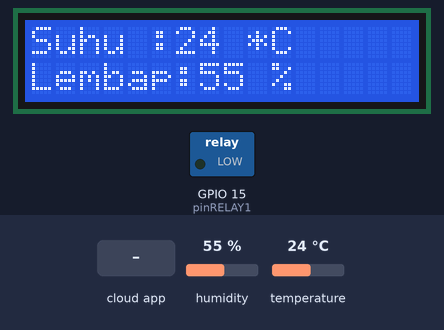
Recording of a sketch running on a simulated ESP32. Shown: 16×2 character LCD, switched loads named in the sketch (green lamp = pin HIGH). The test bench sets the inputs (shaded band); at power-on: humidity 55 %, temperature 24 °C. WiFi joins after 1.5 s; servers stay silent unless stated; the Firebase database answers and starts empty; what the sketch prints to the serial monitor is not drawn.

Above: at 4.7 s.
4.8 s: the phone or cloud app sets relay1 to 1
At 9.7 s:
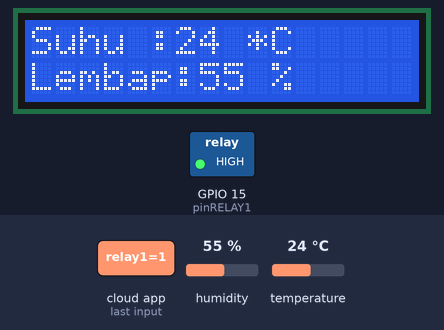
14.5 s: humidity set to 22 %
At 18.1 s:
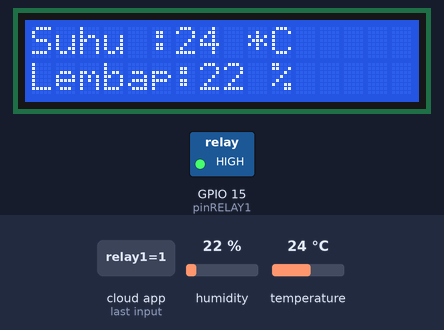
23.6 s: temperature set to 12 °C
At 28.4 s:
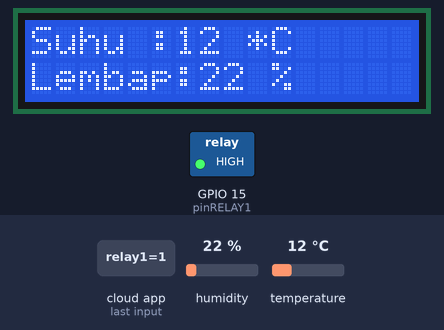
32.9 s: humidity set to 40 %
At 37.6 s:
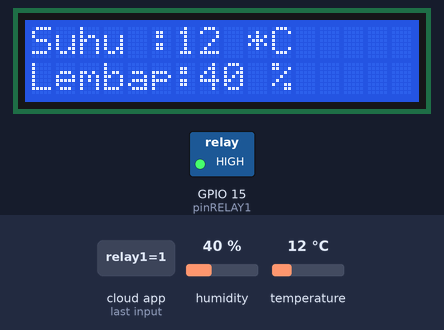
42.2 s: the phone or cloud app sets relay1 to 0
At 46.7 s:
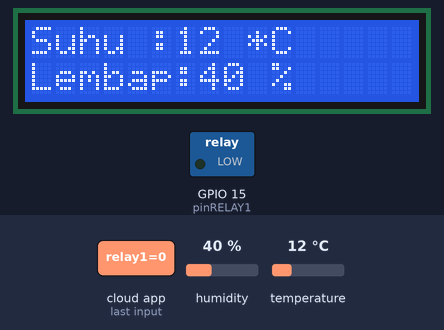
51.6 s: temperature set to 19 °C
At 55.8 s:
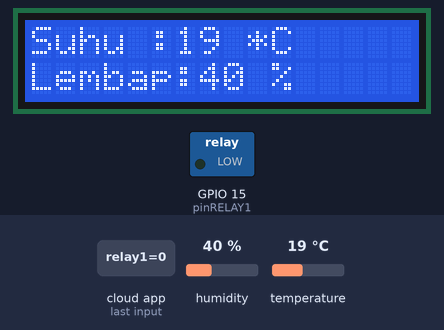
Timing chart, 0 to 57.3 s (numbered marks = the images above; inputs shaded):
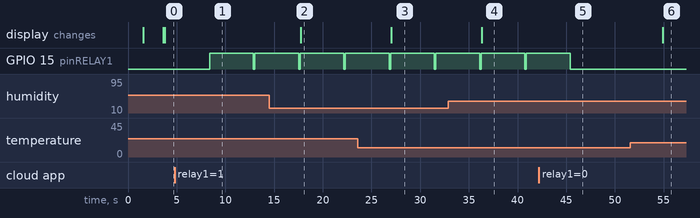

Measured:
- after the input at 4.8 s, GPIO 15 (pinRELAY1): LOW → HIGH after 3.6 s, → LOW 4.5 s later, → HIGH 0.15 s later
- after the input at 14.5 s, the display: changes after 3.2 s (image 2)
- after the input at 23.6 s, the display: changes after 3.4 s (image 3)
- after the input at 32.9 s, the display: changes after 3.4 s (image 4)
- after the input at 42.2 s, GPIO 15 (pinRELAY1): goes on until 45.4 s, then stays LOW
- after the input at 51.6 s, the display: changes after 3.3 s (image 6)

The sketch:

monitoring_system_and_control_smart_farming.ino
```cpp
//#include <Firebase_ESP_Client.h>
#include <FirebaseESP32.h>
//library sensor dht 11
#include <DHT.h>
// seting pin 5
DHT dht(5, DHT11);

//lcd
#include <Wire.h>
#include <LiquidCrystal_I2C.h>
LiquidCrystal_I2C lcd(0x27, 16, 2);// sda scl pin
//status relay dan seting pin relay
String status_relay1 = "";
#define pinRELAY1 15 // seting pin relay 15
//token
#include "addons/TokenHelper.h"
#include "addons/RTDBHelper.h"
//wifi
#define WIFI_SSID "Suhendro" //ssid wifi
#define WIFI_PASSWORD "12345677" // password
// deklarasi firebase
#define FIREBASE_HOST "database-pestisida-default-rtdb.firebaseio.com"   // host akun
#define FIREBASE_AUTH "z********BEVMI4GSgQOeJeggvaRC" //autentifikasi
#define API_KEY "AIzaSyCyEM9*********H3A6_4-cNyUrpI9jFws"  // api KEY
#define DATABASE_URL "https://database-pestisida-default-rtdb.firebaseio.com/"  //URL frebase
//data firebase
FirebaseData fbdo;  //firebase data relay
FirebaseData firebaseData; //firebase data dht 11
//FirebaseData firebasedata; <<opsi  jika Board ESP 8266
FirebaseAuth auth; // run auth
FirebaseConfig config;// set configurasi
FirebaseJson json;  // run json library

//time send data
unsigned long sendDataPrevMillis = 0; // set time delay firebase
int count = 0;
bool signupOK = false; // bolean true or false

void setup() {
Serial.begin(115200);// print serial
dht.begin(); // run dht
lcd.begin(); // run lcd
//pin Relay
pinMode(pinRELAY1, OUTPUT); //seting pin relay output
//pinMode(relay2, OUTPUT);

//wifi begin
    WiFi.begin(WIFI_SSID, WIFI_PASSWORD);
    Serial.print("Connecting to Wi-Fi");
    while (WiFi.status() != WL_CONNECTED) {
      Serial.print(".");
      delay(300);
    }
Serial.println();
Serial.print("Connected with IP: ");
Serial.println(WiFi.localIP());
Serial.println();
// cal firebase auth reconnected
config.api_key = API_KEY;
config.database_url = DATABASE_URL;
    //is jika selesai
    if (Firebase.signUp(&config, &auth, "", "")) {
      Serial.println("ok");
          signupOK = true;
        }
        else {
              Serial.printf("%s\n", config.signer.signupError.message.c_str());}

config.token_status_callback = tokenStatusCallback;
Firebase.begin(&config, &auth);
Firebase.reconnectWiFi(true);
//set lcd
  lcd.setCursor(0,0);
  lcd.print("   Temperature");
  lcd.setCursor(0,1);
  lcd.print("     Monitor");
  delay(2000);
  lcd.clear();
}

void RLY1() {
    if (Firebase.getString(firebaseData, "relay1")) {
    if (firebaseData.dataType() == "string") {
    status_relay1 = firebaseData.stringData();
    Serial.print("Stat Relay 1:"); Serial.print(status_relay1); Serial.print("  ");  //<<<<<<<<<<<<<<< relay 1
       if (status_relay1 == "1") {
         digitalWrite (pinRELAY1, 1);
         Serial.println("RELAY ON");
         }
           else if (status_relay1 == "0") {
           digitalWrite (pinRELAY1, 0);
           Serial.println("RELAY OFF");
      }
    }
  }
}
void loop() {
RLY1();
int t = dht.readTemperature(); //<<<<<< baca suhu
const int h = dht.readHumidity(); //<<<<<< baca kelembapan

//MoistureValue = analogRead(sensorMoisture); /// <<<<<<<<< jika tambah sensor tanah
String temp = (String)t + " *C";
String humi = (String)h + " %";
//String moist =(String)MoistureValue;  // set string

//to lcd
  lcd.setCursor(0,0);
  lcd.print ("Suhu :");
  lcd.print(temp);
 //<<<<<<<<<<<<<<<<<<<<<<<<<<<<< lopping lcd
  lcd.setCursor(0,1);
  lcd.print ("Lembap:");
  lcd.print(humi);


if (Firebase.ready() && signupOK && (millis() - sendDataPrevMillis > 500 || sendDataPrevMillis == 0)) {
    sendDataPrevMillis = millis();
    // menulis data suhu dari DHT11 ke firebase
    if (Firebase.RTDB.setString(&fbdo, "/temperature", temp)) {
      Serial.println("PASSED");
      Serial.println("PATH: " + fbdo.dataPath());
      Serial.println("TYPE: " + fbdo.dataType());
      delay(2000);
    }
    else {
      Serial.println("FAILED");
      Serial.println("REASON: " + fbdo.errorReason());
    }

    // menulis data kelembaban dari DHT11 ke firebase
    if (Firebase.RTDB.setString(&fbdo, "/humidity", humi)) {
      Serial.println("PASSED");
      Serial.println("PATH: " + fbdo.dataPath());
      Serial.println("TYPE: " + fbdo.dataType());
      delay(2000);
    }
    else {
      Serial.println("FAILED");
      Serial.println("REASON: " + fbdo.errorReason());
    }
        count++;
}
//float kondisi_normal=(dht.readTemperature(28));  <<<
//float kondisi_dingin=(dht.readTemperature(24));<<<

float kondisi_normal= (t>=27);
float kondisi_dingin=(t<=26); //<<<<<<<<<<<<<<<<<<<<<<< kondisi (notifikasi kondisi suhu)
String normal= (String)kondisi_normal;
String dingin=(String)kondisi_dingin;

    if (t>=30){
      (Firebase.RTDB.setString(&fbdo, "/Kondisi","Cuaca Normal")); ///<<<<<<<<<<<< jika normal
        digitalWrite (pinRELAY1, HIGH);
        delay(60000); // delay pompa 1 menit
        digitalWrite (pinRELAY1, LOW); //low
        }

        else{
          (Firebase.RTDB.setString(&fbdo, "/Kondisi", "Cuaca dingin")); //<<<<<<<<<<<<<<<<<<< jika dingin dan lembab
           digitalWrite (pinRELAY1, LOW); // pompa off
        }
}
```
